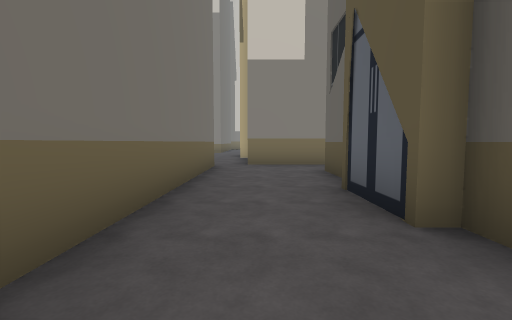
view 1 (above)

22 first-person views from a walk through a scene from a Unity 3-D project. The camera is 1.3 m above the floor, tilts 4° down and sees 90° across. The floor is counted in squares, 2 m on a side. Each view is taken from the middle of a square. On the plan, view 1 faces up. The plan holds only what a view shows up to about 9 squares ahead; the rest is blank. The place goes on beyond the plan. The player is left out. Some animated figures are not drawn.

view 2
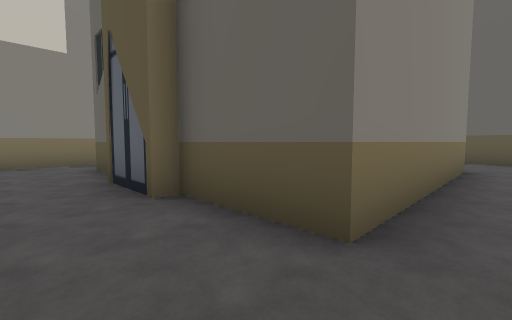

view 3
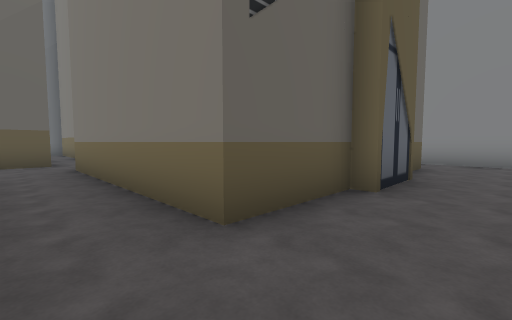

view 4
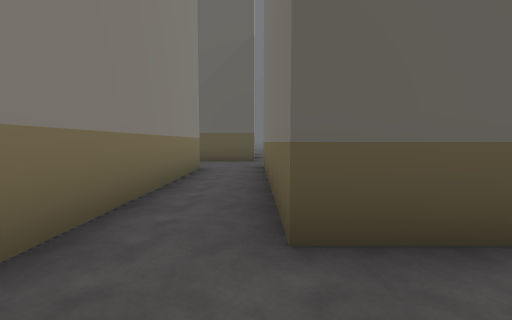

view 5
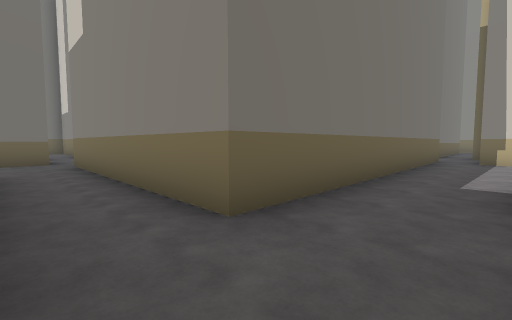

view 6
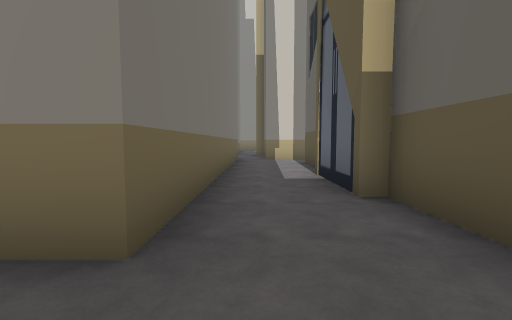

view 7
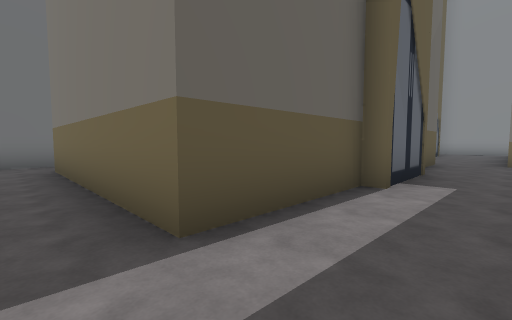

view 8
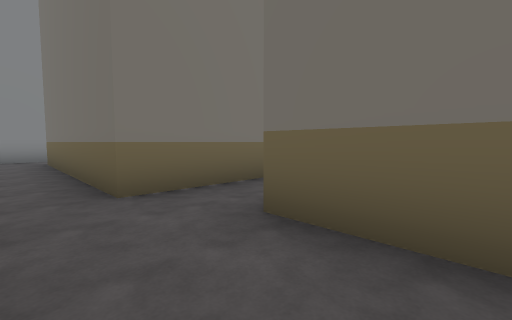

view 9
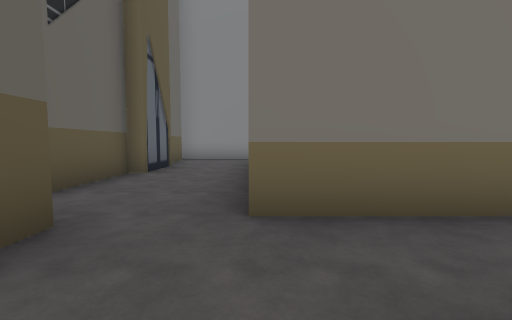

view 10
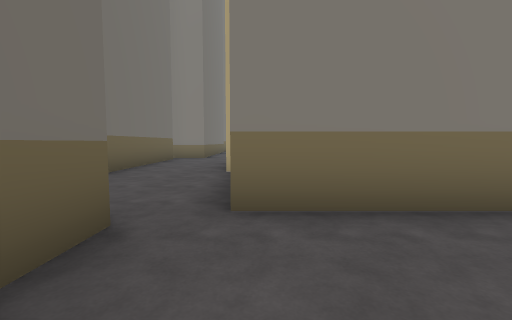

view 11
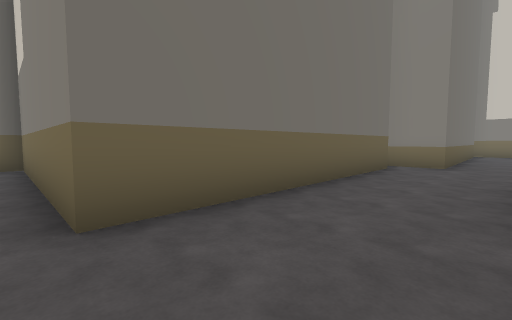

view 12
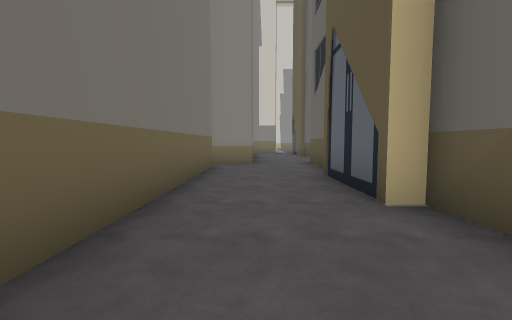

view 13
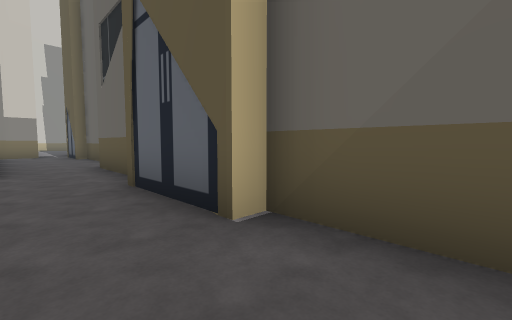

view 14
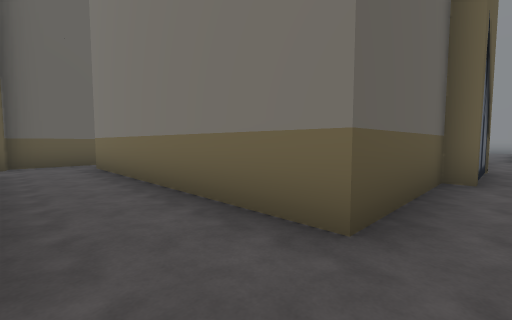

view 15
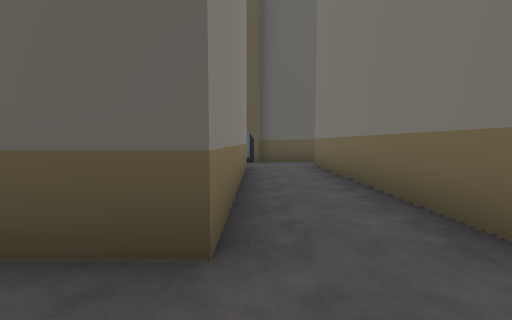

view 16
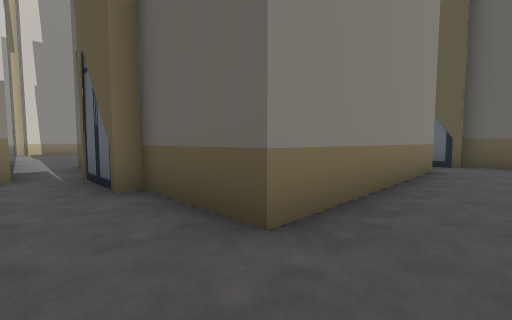

view 17
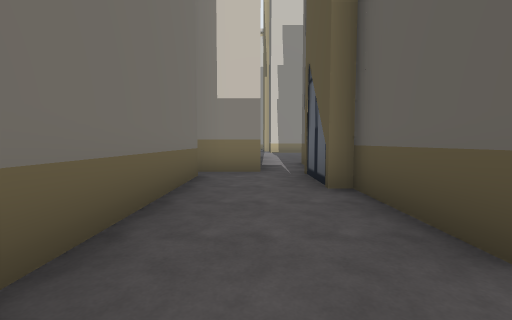

view 18
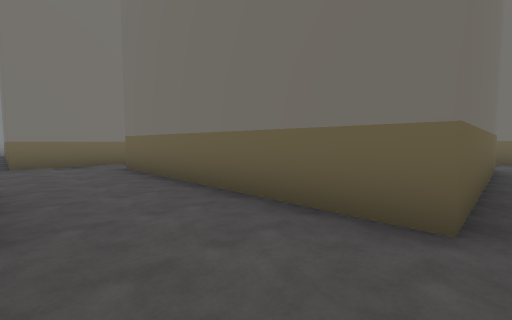

view 19
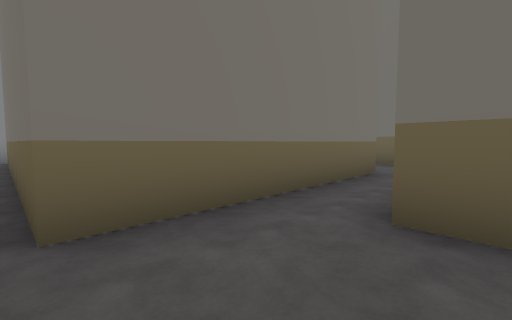

view 20
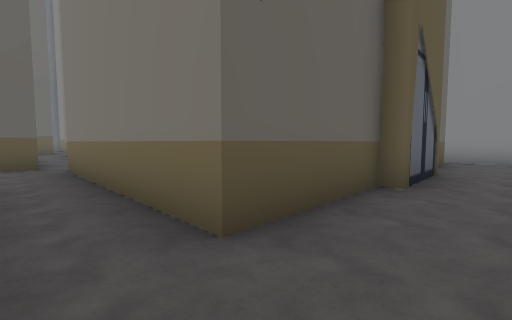

view 21
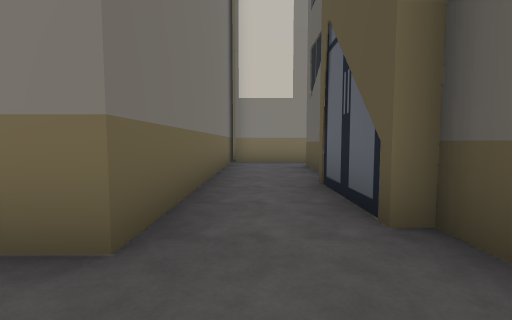

view 22
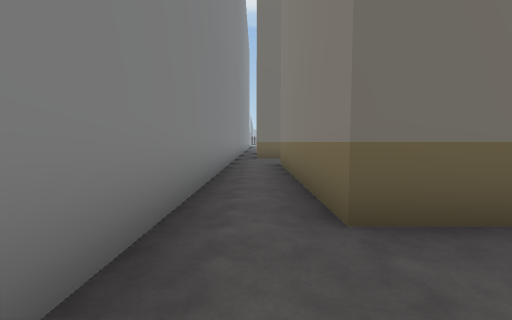

### Floor plan
Key: @ floor where view 1 was taken; # wall or solid block; . floor; O other object.
Columns run from 11 left of view 1 to 13 right of it. Each row starts with its distance up from view 1.
 23          OO
 22         O..O
 21          O.O
 20          O..O
 19          O..OOOOOO
 18          O........O
 17          O.........O
 16         OO.OOOOOOO.O
 15 O..........O     O.......
 14    OOOOOO..O     O..OOOOO
 13         O..O     O..O
 12         O..O     O..O
 11         O..O     O..O
 10         O..O     O..O
  9    OOOOOO..O     O..O
  8   O........OOOOOOO..O
  7   O..OOOOOO.........O
  6   O..O    O.........O
  5   O..O    O..OOOOOO..O
  4   O.O     O..O    O..O
  3   O.O     O..O    O..O
  2  OO.O     O..O    O..O
  1   ...O    O..O    O..O
  0    ..O    O@.OOOOOO..O
 -1    ..O    O..........O
 -2    ##     ##########

Positions as (right, up) in squares from view 1, and headings:
1: (0, 0), facing up
2: (0, -1), facing up-right
3: (0, 7), facing down-right
4: (0, 6), facing right
5: (8, 6), facing up-left
6: (7, 6), facing up
7: (7, 15), facing down-right
8: (8, 9), facing down-left
9: (7, 8), facing down
10: (0, 5), facing up
11: (-1, 8), facing up-left
12: (-2, 8), facing up
13: (-2, 9), facing up-right
14: (-1, 18), facing down-right
15: (-1, 18), facing right
16: (-1, 17), facing up-right
17: (-1, 17), facing up
18: (-1, 15), facing down-left
19: (-1, 9), facing down-left
20: (-8, 8), facing down-right
21: (-8, 0), facing up
22: (9, -1), facing left
